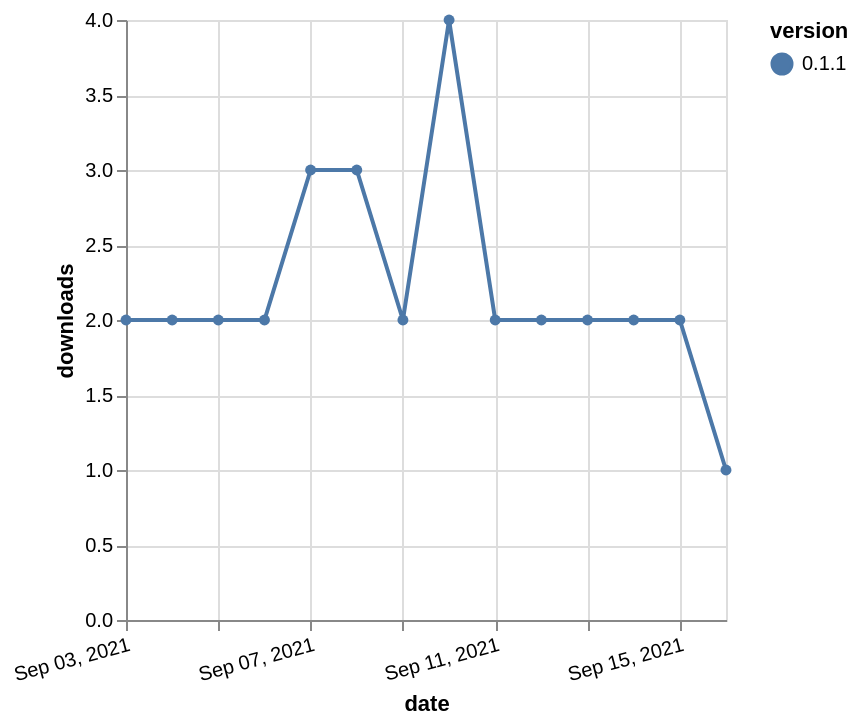

The specification (Vega-Lite) saved for this image:
### Vega-Lite specification from a JSON file in a GitHub repository (floating-point values rounded to 4 significant figures)
{"$schema": "https://vega.github.io/schema/vega-lite/v5.json", "description": "A simple bar chart with embedded data.", "data": {"values": [{"date": "2021-09-03", "total": 367, "delta": 2, "version": "0.1.1"}, {"date": "2021-09-04", "total": 369, "delta": 2, "version": "0.1.1"}, {"date": "2021-09-05", "total": 371, "delta": 2, "version": "0.1.1"}, {"date": "2021-09-06", "total": 373, "delta": 2, "version": "0.1.1"}, {"date": "2021-09-07", "total": 376, "delta": 3, "version": "0.1.1"}, {"date": "2021-09-08", "total": 379, "delta": 3, "version": "0.1.1"}, {"date": "2021-09-09", "total": 381, "delta": 2, "version": "0.1.1"}, {"date": "2021-09-10", "total": 385, "delta": 4, "version": "0.1.1"}, {"date": "2021-09-11", "total": 387, "delta": 2, "version": "0.1.1"}, {"date": "2021-09-12", "total": 389, "delta": 2, "version": "0.1.1"}, {"date": "2021-09-13", "total": 391, "delta": 2, "version": "0.1.1"}, {"date": "2021-09-14", "total": 393, "delta": 2, "version": "0.1.1"}, {"date": "2021-09-15", "total": 395, "delta": 2, "version": "0.1.1"}, {"date": "2021-09-16", "total": 396, "delta": 1, "version": "0.1.1"}]}, "width": "container", "mark": {"type": "line", "point": {"filled": true}}, "encoding": {"x": {"field": "date", "type": "temporal", "timeUnit": "yearmonthdate", "title": "date", "axis": {"labelAngle": -15}}, "y": {"field": "delta", "type": "quantitative", "title": "downloads"}, "color": {"field": "version", "type": "nominal"}, "tooltip": {"field": "delta"}}}
